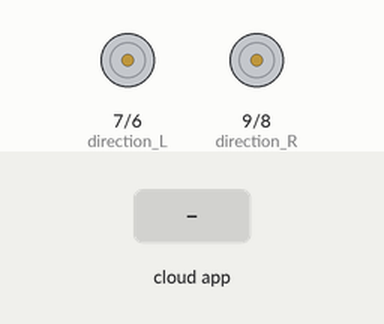
Bench run of a sketch on a simulated Arduino Uno, built with avr-gcc and run on an emulated ATmega328P. On the bench: direction and speed pins drawn as motors (green arrow = direction pin HIGH = forward, orange = LOW = backward, longer = more drive). The test bench sets the inputs (shaded band). What the sketch prints to the serial monitor is not drawn.

Above: at 1.2 s.
1.3 s: the phone or cloud app sets linear.x to -100
At 2.5 s:
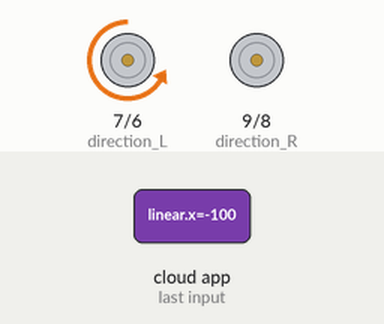
2.8 s: the phone or cloud app sets linear.x to 0
At 3.9 s:
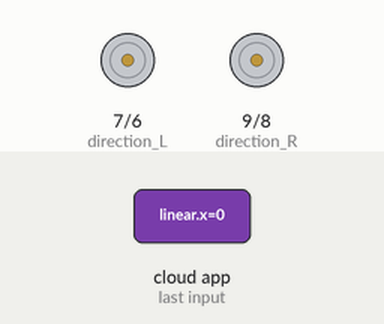
4.3 s: the phone or cloud app sets angular.z to -100
At 5.0 s:
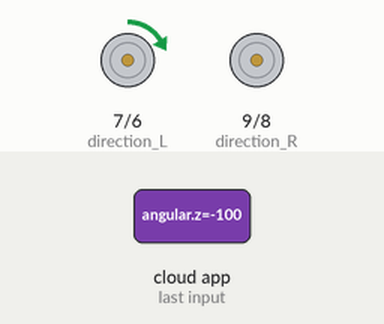
5.8 s: the phone or cloud app sets angular.z to 100
At 6.3 s:
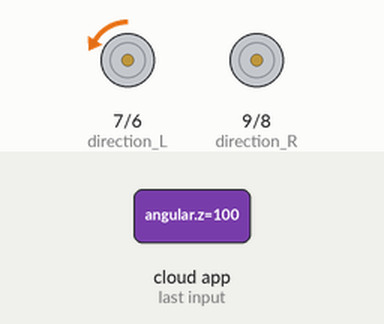
7.3 s: the phone or cloud app sets linear.x to 100
At 8.3 s:
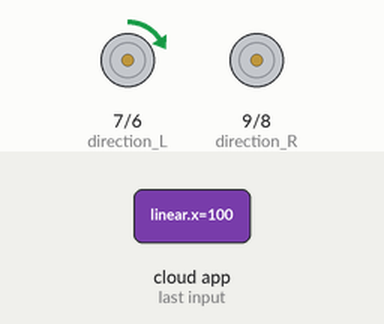
Timing chart, 0 to 9.8 s (numbered marks = the images above; inputs shaded):
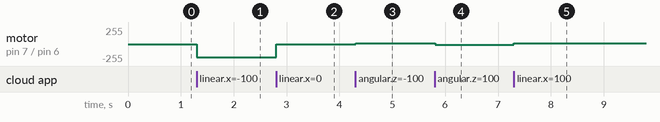

The sketch:

Robot_move.ino
```cpp
#include <ros.h>
#include <geometry_msgs/Point32.h> //For sending encoder msg
#include<geometry_msgs/Twist.h> //For cmd_vel subscription
// #include <AFMotor.h> //Adafruit mototr library
// #include <Encoder.h> //Encoder library

geometry_msgs::Twist _msg;
ros::Publisher mineMessage("mineMessage", &_msg);

//macros for Encoders and motors
#define encoderL_A  18
#define encoderL_B  19
#define encoderR_A  20
#define encoderR_B  21
#define pwm_L       6
#define direction_L 7
#define pwm_R       8
#define direction_R 9

long RnewPosition;
long LnewPosition;

long R_AnewPosition;
long L_AnewPosition;

long R_BnewPosition;
long L_BnewPosition;

volatile long encoderL_APos=0;
volatile long encoderR_APos=0;
volatile long encoderL_BPos=0;
volatile long encoderR_BPos=0;

//long newposition;
long L_AoldPosition = 0;
long R_AoldPosition = 0;

long L_BoldPosition = 0;
long R_BoldPosition = 0;


//----- DC Motor definitions------------
//AF_DCMotor motorL(4);  //left motor goes for pin 4
//AF_DCMotor motorR(3);  //right motor goes for pin 3

//-------------Encoder definitions
//Encoder R_enc(19, 18); //right motor encoder goes for pins 19 18
//Encoder L_enc(21, 20); //left motor encoder goes for pins 21 20
//long RoldPosition  = -999;
//long LoldPosition  = -999;
 //-----------------------------------------Robot parameters definition------------
#define L 0.40
#define R 0.1
//--------------------------------Motors VARS-----------------------------------
// initializing variables
float vel=0.0; //as Twist msgs depend on Vector3 which is float64
float omega=0.0;
float VR,VL;
//-----------------------------------------------------------------------------------------
ros::NodeHandle  nh;
//------------------------------Publish init----------------------------------------------
geometry_msgs::Point32 Point_msg;

ros::Publisher enc_pub("/encoder", &Point_msg);


//-----------------------------------DC Motors Callback subscribers

void doEncoderL_A()
{
    if(digitalRead(direction_L) == 0)
    {
       encoderL_APos++;
    }
    else
    {
      encoderL_APos--;
    }
}

void doEncoderR_A()
{
    if(digitalRead(direction_R) == 0)
    {
       encoderR_APos++;
    }
    else
    {
      encoderR_APos--;
    }
}
void doEncoderL_B()
{
    if(digitalRead(direction_L) == 0)
    {
       encoderL_BPos++;
    }
    else
    {
      encoderL_BPos--;
    }
}

void doEncoderR_B()
{
    if(digitalRead(direction_R) == 0)
    {
       encoderR_BPos++;
    }
    else
    {
      encoderR_BPos--;
    }
}

void printDebug()
{
    char buffer[50];

    sprintf (buffer, "Encoder FrontLeft  : %ld", LnewPosition);
    nh.loginfo(buffer);
    sprintf (buffer, "Encoder FrontRight : %ld", RnewPosition);
    nh.loginfo(buffer);
    //sprintf (buffer, "Encoder RearLeft   : %ld", L_BnewPosition);
    //nh.loginfo(buffer);
    //sprintf (buffer, "Encoder RearRight  : %ld", R_BnewPosition);
    //nh.loginfo(buffer);
}


void motors_cb(const geometry_msgs::Twist& msg)
{

    vel=msg.linear.x;
    omega=msg.angular.z;


    VR=(2*vel+omega*L)/(2*R);
    VL=(2*vel-omega*L)/(2*R);

    //-----right motor------

    if (VR<0)
    {
       digitalWrite(direction_R, 0);
       analogWrite(pwm_R, abs(VR));
       //motorR.run(BACKWARD);
       //motorR.setSpeed(abs(VR));
    }

    else
    {
      digitalWrite(direction_R, 1);
      analogWrite(pwm_R, abs(VR));
      //motorR.run(FORWARD);
      //motorR.setSpeed(VR);

    }

    //-----left motor------

     if (VL<0)
    {
       //motorL.run(BACKWARD);
       //motorL.setSpeed(abs(VL));
       digitalWrite(direction_L, 0);
       analogWrite(pwm_L, abs(VL));
    }

    else
    {
      //motorL.run(FORWARD);
      //motorL.setSpeed(VL);
      digitalWrite(direction_L, 1);
      analogWrite(pwm_L, abs(VL));
    }


}

//--------------------subscribers---------------------------
ros::Subscriber<geometry_msgs::Twist> sub("/cmd_vel", &motors_cb);


 void setup()
{
      Serial.begin (57600);
      pinMode(encoderL_APos, INPUT);
      digitalWrite(encoderL_APos, HIGH);       // turn on pullup resistor
      pinMode(encoderL_BPos, INPUT);
      digitalWrite(encoderL_BPos, HIGH);

      pinMode(encoderR_APos, INPUT);
      digitalWrite(encoderR_APos, HIGH);      // turn on pullup resistor
      pinMode(encoderR_BPos, INPUT);
      digitalWrite(encoderR_BPos, HIGH);

      attachInterrupt(digitalPinToInterrupt(18), doEncoderL_A, RISING);  // encoDER ON PIN 2
      attachInterrupt(digitalPinToInterrupt(20), doEncoderR_A, RISING);  // encoDER ON PIN 20
      attachInterrupt(digitalPinToInterrupt(19), doEncoderL_B, RISING);  // encoDER ON PIN 2
      attachInterrupt(digitalPinToInterrupt(21), doEncoderR_B, RISING);  // encoDER ON PIN 20
      //Serial.begin (9600);
      Serial.println("start");

      pinMode(pwm_R ,OUTPUT);
      pinMode(direction_R ,OUTPUT);
      pinMode(pwm_R,OUTPUT);
      pinMode(direction_L ,OUTPUT);
      //-----------------------------
       // turn on motor
      //motorR.setSpeed(200);
      //motorR.run(RELEASE);
      analogWrite(pwm_R, 200);
      analogWrite(pwm_R, 0);

      //motorL.setSpeed(200);
      //motorL.run(RELEASE);
      analogWrite(pwm_L, 200);
      analogWrite(pwm_L, 0);


     //---------------------------ROS Setup
      nh.advertise(enc_pub);
      nh.subscribe(sub);
      nh.advertise (mineMessage);
      }


 void loop() {

    // Serial.print ("Right velocity = ");
    // Serial.println(abs(VR));
   //Right Encoder
     //long RnewPosition = R_enc.read();
     R_AnewPosition = encoderR_APos;
     if (R_AnewPosition != R_AoldPosition) {
          R_AoldPosition = R_AnewPosition;
          //Serial.print ("Right Encder = ");
          //Serial.println(RnewPosition);
        }

     R_BnewPosition = encoderR_BPos;
     if (R_BnewPosition != R_BoldPosition) {
          R_BoldPosition = R_BnewPosition;
     }

  //----left encoder
  //long LnewPosition = L_enc.read();
  L_AnewPosition = encoderL_APos;
  if (L_AnewPosition != L_AoldPosition) {
      L_AoldPosition = L_AnewPosition; //update positions
       //Serial.print ("left Encoder = ");
      //Serial.println(LnewPosition);
      }
  L_BnewPosition = encoderL_BPos;
  if (L_BnewPosition != L_BoldPosition) {
      L_BoldPosition = L_BnewPosition; //update positions
  }
//-------end of encoder

//-----------------------ROS publishing
        LnewPosition =(R_AnewPosition) ;  //+ R_BnewPosition) /2
        RnewPosition =(L_AnewPosition + L_BnewPosition) /2;
        Point_msg.x= RnewPosition;
        Point_msg.y= LnewPosition;
        enc_pub.publish(&Point_msg);

        mineMessage.publish( &_msg );
        printDebug();
//-------------
      nh.spinOnce();
      delay(10);
 }
```

Measured:
- after the input at 1.3 s, motor on pin 7 (direction_L) / pin 6 (pwm_L): stopped → backward 200/255 at once
- after the input at 2.8 s, motor on pin 7 (direction_L) / pin 6 (pwm_L): backward 200/255 → stopped at once
- after the input at 4.3 s, motor on pin 7 (direction_L) / pin 6 (pwm_L): stopped → forward 10/255 at once
- after the input at 5.8 s, motor on pin 7 (direction_L) / pin 6 (pwm_L): forward 10/255 → backward 10/255 at once
- after the input at 7.3 s, motor on pin 7 (direction_L) / pin 6 (pwm_L): backward 10/255 → forward 8/255 at once
